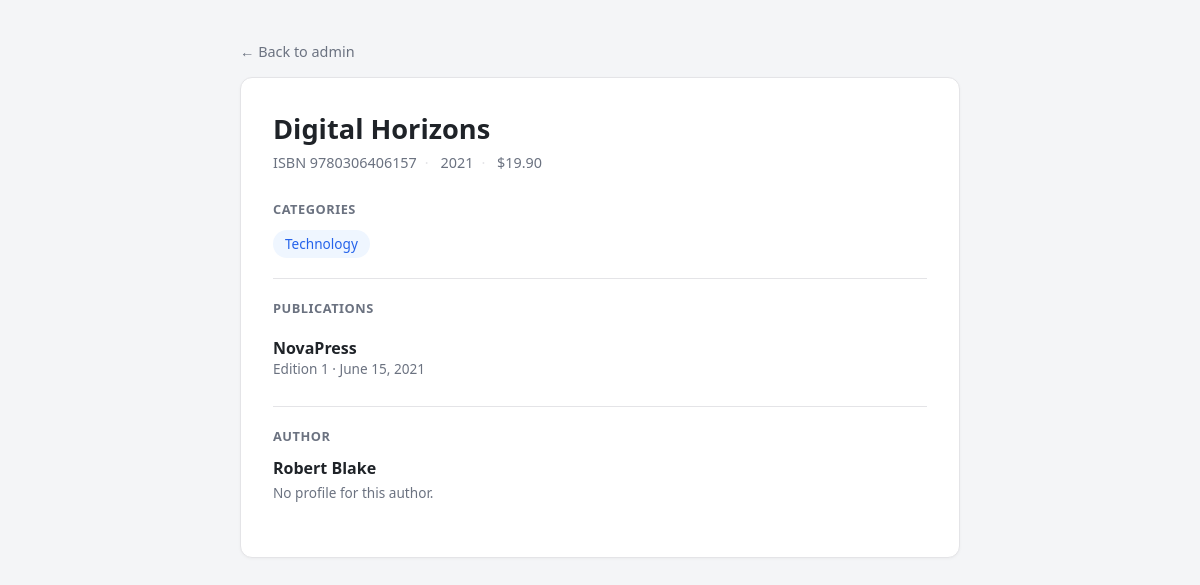
The page /books/2/ on the database its author committed.
### library/models.py (models this page shows, shortened)
class Book(models.Model):
    title = models.CharField(max_length=200)
    isbn = models.CharField(max_length=13, unique=True, blank=True)
    publication_year = models.PositiveIntegerField(null=True, blank=True)
    price = models.DecimalField(max_digits=8, decimal_places=2, default=0)
    author = models.ForeignKey(
        Author,
        on_delete=models.CASCADE,
        related_name="books",
    )
    categories = models.ManyToManyField("Category", related_name="books")
    publishers = models.ManyToManyField(
        "Publisher",
        through="Publication",
        related_name="books",
    )
    class Meta:
        ordering = ["title"]

class Category(models.Model):
    name = models.CharField(max_length=100)
    description = models.TextField(blank=True)
    class Meta:
        ordering = ["name"]
        verbose_name_plural = "categories"

class Publication(models.Model):
    book = models.ForeignKey(
        Book,
        on_delete=models.CASCADE,
        related_name="publications",
    )
    publisher = models.ForeignKey(
        Publisher,
        on_delete=models.CASCADE,
        related_name="publications",
    )
    publication_date = models.DateField(default=timezone.now)
    edition = models.PositiveIntegerField(default=1)
    class Meta:
        ordering = ["book", "publication_date"]

class Publisher(models.Model):
    name = models.CharField(max_length=200)
    country = models.CharField(max_length=100, blank=True)
    website = models.URLField(blank=True)
    class Meta:
        ordering = ["name"]

class Author(models.Model):
    first_name = models.CharField(max_length=100)
    last_name = models.CharField(max_length=100)
    email = models.EmailField(blank=True)
    class Meta:
        ordering = ["last_name", "first_name"]

### library/views.py (the view)
# urls.py: path("books/<int:book_id>/", views.book_detail, name="book_detail"),
def book_detail(request, book_id):
    book = get_object_or_404(Book, pk=book_id)
    return render(request, "library/book_detail.html", {"book": book})

### library/templates/library/book_detail.html (shortened to what this page needs)
<!DOCTYPE html>
<html lang="en">
<head>
</head>
<body>
    <div class="page">
        <a class="back-link" href="/admin/">&larr; Back to admin</a>
        <div class="card">
            <h1>{{ book.title }}</h1>
            <p class="meta">
                <span>ISBN {{ book.isbn|default:"—" }}</span>
                <span>{{ book.publication_year|default:"—" }}</span>
                <span>${{ book.price }}</span>
            </p>
            <section>
                <h2>Categories</h2>
                {% if book.categories.all %}
                    <ul class="badges">
                        {% for category in book.categories.all %}
                            <li>{{ category.name }}</li>
                        {% endfor %}
                    </ul>
                {% else %}
                    <p class="empty">No categories assigned.</p>
                {% endif %}
            </section>
            <section>
                <h2>Publications</h2>
                {% if book.publications.all %}
                    <ul class="pub-list">
                        {% for publication in book.publications.all %}
                            <li>
                                <span class="pub-name">{{ publication.publisher.name }}</span>
                                <span class="pub-detail">Edition {{ publication.edition }} &middot; {{ publication.publication_date }}</span>
                            </li>
                        {% endfor %}
                    </ul>
                {% else %}
                    <p class="empty">No publication records.</p>
                {% endif %}
            </section>
            <section>
                <h2>Author</h2>
                <div class="author">
                    <div>
                        <p class="author-name">{{ book.author.first_name }} {{ book.author.last_name }}</p>
                        {% if book.author.profile %}
                            <p class="author-detail">{{ book.author.profile.nationality|default:"—" }} &middot; born {{ book.author.profile.birth_date|default:"—" }}</p>
                            <p class="author-bio">{{ book.author.profile.bio|default:"No biography available." }}</p>
                        {% else %}
                            <p class="author-detail">No profile for this author.</p>
                        {% endif %}
                    </div>
                </div>
            </section>
        </div>
    </div>
</body>
</html>

### library/templates/library/book_detail.html (style rules this page uses)
:root { --border: #e4e4e7; --muted: #6b7280; --accent: #2563eb; --accent-soft: #eff6ff; --bg: #f4f5f7; --card: #ffffff; --text: #1f2328; }
* { box-sizing: border-box; }
body { font-family: "Segoe UI", Arial, sans-serif; margin: 0; padding: 2.5rem 1rem; background: var(--bg); color: var(--text); }
.page { max-width: 720px; margin: 0 auto; }
.back-link { display: inline-block; margin-bottom: 1rem; color: var(--muted); text-decoration: none; font-size: 0.9rem; }
.card { background: var(--card); border: 1px solid var(--border); border-radius: 12px; padding: 2rem; box-shadow: 0 1px 3px rgba(0, 0, 0, 0.04); }
h1 { margin: 0 0 0.35rem; font-size: 1.7rem; }
.meta { color: var(--muted); font-size: 0.9rem; margin: 0 0 1.75rem; }
.meta span:not(:last-child)::after { content: "\00b7"; margin: 0 0.5rem; color: var(--border); }
section { padding: 1.25rem 0; border-top: 1px solid var(--border); }
section:first-of-type { border-top: none; padding-top: 0; }
h2 { font-size: 0.8rem; text-transform: uppercase; letter-spacing: 0.04em; color: var(--muted); margin: 0 0 0.75rem; }
.badges { list-style: none; display: flex; flex-wrap: wrap; gap: 0.5rem; margin: 0; padding: 0; }
.badges li { background: var(--accent-soft); color: var(--accent); padding: 0.3rem 0.75rem; border-radius: 999px; font-size: 0.85rem; font-weight: 500; }
.pub-list { list-style: none; margin: 0; padding: 0; }
.pub-list li { padding: 0.5rem 0; border-bottom: 1px solid var(--border); }
.pub-list li:last-child { border-bottom: none; }
.pub-name { font-weight: 600; }
.pub-detail { color: var(--muted); font-size: 0.85rem; display: block; }
.author { display: flex; gap: 1rem; align-items: flex-start; }
.author-name { font-weight: 600; margin: 0 0 0.25rem; }
.author-detail { color: var(--muted); font-size: 0.85rem; margin: 0.15rem 0; }

### rows shown on the page
Book: title "Digital Horizons", isbn "9780306406157", publication_year "2021", price "19.90", author.first_name "Robert", author.last_name "Blake"
Category: name "Technology"
Publication: publisher.name "NovaPress", edition "1", publication_date "June 15, 2021"
